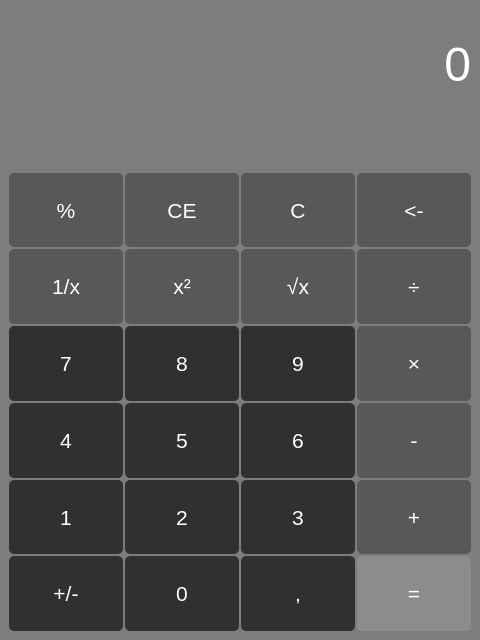
<?xml version="1.0" encoding="UTF-8"?>
<ui version="4.0">
 <class>MainWindow</class>
 <widget class="QMainWindow" name="MainWindow">
  <property name="geometry">
   <rect>
    <x>0</x>
    <y>0</y>
    <width>480</width>
    <height>640</height>
   </rect>
  </property>
  <property name="windowTitle">
   <string>QtCalc</string>
  </property>
  <widget class="QWidget" name="centralwidget">
   <property name="styleSheet">
    <string notr="true">background-color: rgb(125, 125, 125);</string>
   </property>
   <layout class="QVBoxLayout" name="verticalLayout">
    <item>
     <layout class="QVBoxLayout" name="verticalLayout_2">
      <item>
       <widget class="QLabel" name="label">
        <property name="font">
         <font>
          <pointsize>14</pointsize>
         </font>
        </property>
        <property name="styleSheet">
         <string notr="true">color: rgb(255, 255, 255);</string>
        </property>
        <property name="text">
         <string/>
        </property>
        <property name="alignment">
         <set>Qt::AlignRight|Qt::AlignTrailing|Qt::AlignVCenter</set>
        </property>
       </widget>
      </item>
      <item>
       <widget class="QLabel" name="label_2">
        <property name="font">
         <font>
          <pointsize>36</pointsize>
         </font>
        </property>
        <property name="styleSheet">
         <string notr="true">color: rgb(255, 255, 255);</string>
        </property>
        <property name="text">
         <string>0</string>
        </property>
        <property name="alignment">
         <set>Qt::AlignRight|Qt::AlignTrailing|Qt::AlignVCenter</set>
        </property>
       </widget>
      </item>
      <item>
       <layout class="QGridLayout" name="gridLayout">
        <property name="spacing">
         <number>2</number>
        </property>
        <item row="4" column="3">
         <widget class="QPushButton" name="button_subtract">
          <property name="sizePolicy">
           <sizepolicy hsizetype="Expanding" vsizetype="Expanding">
            <horstretch>0</horstretch>
            <verstretch>0</verstretch>
           </sizepolicy>
          </property>
          <property name="font">
           <font>
            <pointsize>16</pointsize>
           </font>
          </property>
          <property name="styleSheet">
           <string notr="true">QPushButton {
	background-color: rgb(88, 88, 88);
	color: rgb(255, 255, 255);
	border-radius: 5px;
}
QPushButton:hover {
	background-color: rgb(145, 145, 145);
}
QPushButton:pressed {
	background-color: rgb(160,160,160);
}</string>
          </property>
          <property name="text">
           <string>-</string>
          </property>
         </widget>
        </item>
        <item row="4" column="2">
         <widget class="QPushButton" name="button_6">
          <property name="sizePolicy">
           <sizepolicy hsizetype="Expanding" vsizetype="Expanding">
            <horstretch>0</horstretch>
            <verstretch>0</verstretch>
           </sizepolicy>
          </property>
          <property name="font">
           <font>
            <pointsize>16</pointsize>
           </font>
          </property>
          <property name="styleSheet">
           <string notr="true">QPushButton {
	background-color: rgb(48, 48, 48);
	color: rgb(255, 255, 255);
	border-radius: 5px;
}
QPushButton::hover {
	background-color: rgb(145, 145, 145);
}
QPushButton:pressed {
	background-color: rgb(160,160,160);
}</string>
          </property>
          <property name="text">
           <string>6</string>
          </property>
         </widget>
        </item>
        <item row="4" column="1">
         <widget class="QPushButton" name="button_5">
          <property name="sizePolicy">
           <sizepolicy hsizetype="Expanding" vsizetype="Expanding">
            <horstretch>0</horstretch>
            <verstretch>0</verstretch>
           </sizepolicy>
          </property>
          <property name="font">
           <font>
            <pointsize>16</pointsize>
           </font>
          </property>
          <property name="styleSheet">
           <string notr="true">QPushButton {
	background-color: rgb(48, 48, 48);
	color: rgb(255, 255, 255);
	border-radius: 5px;
}
QPushButton::hover {
	background-color: rgb(145, 145, 145);
}
QPushButton:pressed {
	background-color: rgb(160,160,160);
}</string>
          </property>
          <property name="text">
           <string>5</string>
          </property>
         </widget>
        </item>
        <item row="5" column="1">
         <widget class="QPushButton" name="button_2">
          <property name="sizePolicy">
           <sizepolicy hsizetype="Expanding" vsizetype="Expanding">
            <horstretch>0</horstretch>
            <verstretch>0</verstretch>
           </sizepolicy>
          </property>
          <property name="font">
           <font>
            <pointsize>16</pointsize>
           </font>
          </property>
          <property name="styleSheet">
           <string notr="true">QPushButton {
	background-color: rgb(48, 48, 48);
	color: rgb(255, 255, 255);
	border-radius: 5px;
}
QPushButton::hover {
	background-color: rgb(145, 145, 145);
}
QPushButton:pressed {
	background-color: rgb(160,160,160);
}</string>
          </property>
          <property name="text">
           <string>2</string>
          </property>
         </widget>
        </item>
        <item row="5" column="3">
         <widget class="QPushButton" name="button_add">
          <property name="sizePolicy">
           <sizepolicy hsizetype="Expanding" vsizetype="Expanding">
            <horstretch>0</horstretch>
            <verstretch>0</verstretch>
           </sizepolicy>
          </property>
          <property name="font">
           <font>
            <pointsize>16</pointsize>
           </font>
          </property>
          <property name="styleSheet">
           <string notr="true">QPushButton {
	background-color: rgb(88, 88, 88);
	color: rgb(255, 255, 255);
	border-radius: 5px;
}
QPushButton:hover {
	background-color: rgb(145, 145, 145);
}
QPushButton:pressed {
	background-color: rgb(160,160,160);
}</string>
          </property>
          <property name="text">
           <string>+</string>
          </property>
         </widget>
        </item>
        <item row="5" column="2">
         <widget class="QPushButton" name="button_3">
          <property name="sizePolicy">
           <sizepolicy hsizetype="Expanding" vsizetype="Expanding">
            <horstretch>0</horstretch>
            <verstretch>0</verstretch>
           </sizepolicy>
          </property>
          <property name="font">
           <font>
            <pointsize>16</pointsize>
           </font>
          </property>
          <property name="styleSheet">
           <string notr="true">QPushButton {
	background-color: rgb(48, 48, 48);
	color: rgb(255, 255, 255);
	border-radius: 5px;
}
QPushButton::hover {
	background-color: rgb(145, 145, 145);
}
QPushButton:pressed {
	background-color: rgb(160,160,160);
}</string>
          </property>
          <property name="text">
           <string>3</string>
          </property>
         </widget>
        </item>
        <item row="6" column="2">
         <widget class="QPushButton" name="button_comma">
          <property name="sizePolicy">
           <sizepolicy hsizetype="Expanding" vsizetype="Expanding">
            <horstretch>0</horstretch>
            <verstretch>0</verstretch>
           </sizepolicy>
          </property>
          <property name="font">
           <font>
            <pointsize>16</pointsize>
           </font>
          </property>
          <property name="styleSheet">
           <string notr="true">QPushButton {
	background-color: rgb(48, 48, 48);
	color: rgb(255, 255, 255);
	border-radius: 5px;
}
QPushButton::hover {
	background-color: rgb(145, 145, 145);
}
QPushButton:pressed {
	background-color: rgb(160,160,160);
}</string>
          </property>
          <property name="text">
           <string>,</string>
          </property>
         </widget>
        </item>
        <item row="6" column="1">
         <widget class="QPushButton" name="button_0">
          <property name="sizePolicy">
           <sizepolicy hsizetype="Expanding" vsizetype="Expanding">
            <horstretch>0</horstretch>
            <verstretch>0</verstretch>
           </sizepolicy>
          </property>
          <property name="font">
           <font>
            <pointsize>16</pointsize>
           </font>
          </property>
          <property name="styleSheet">
           <string notr="true">QPushButton {
	background-color: rgb(48, 48, 48);
	color: rgb(255, 255, 255);
	border-radius: 5px;
}
QPushButton::hover {
	background-color: rgb(145, 145, 145);
}
QPushButton:pressed {
	background-color: rgb(160,160,160);
}</string>
          </property>
          <property name="text">
           <string>0</string>
          </property>
         </widget>
        </item>
        <item row="6" column="3">
         <widget class="QPushButton" name="button_equals">
          <property name="sizePolicy">
           <sizepolicy hsizetype="Expanding" vsizetype="Expanding">
            <horstretch>0</horstretch>
            <verstretch>0</verstretch>
           </sizepolicy>
          </property>
          <property name="font">
           <font>
            <pointsize>16</pointsize>
           </font>
          </property>
          <property name="styleSheet">
           <string notr="true">QPushButton {
	background-color: rgb(140, 140, 140);
	color: rgb(255, 255, 255);
	border-radius: 5px;
}
QPushButton::hover {
	background-color: rgb(155,155,155);
}
QPushButton:pressed {
	background-color: rgb(160,160,160);
}</string>
          </property>
          <property name="text">
           <string>=</string>
          </property>
         </widget>
        </item>
        <item row="2" column="3">
         <widget class="QPushButton" name="button_divide">
          <property name="sizePolicy">
           <sizepolicy hsizetype="Expanding" vsizetype="Expanding">
            <horstretch>0</horstretch>
            <verstretch>0</verstretch>
           </sizepolicy>
          </property>
          <property name="font">
           <font>
            <pointsize>16</pointsize>
           </font>
          </property>
          <property name="styleSheet">
           <string notr="true">QPushButton {
	background-color: rgb(88, 88, 88);
	color: rgb(255, 255, 255);
	border-radius: 5px;
}
QPushButton:hover {
	background-color: rgb(145, 145, 145);
}
QPushButton:pressed {
	background-color: rgb(160,160,160);
}</string>
          </property>
          <property name="text">
           <string>÷</string>
          </property>
         </widget>
        </item>
        <item row="2" column="2">
         <widget class="QPushButton" name="pushButton_13">
          <property name="sizePolicy">
           <sizepolicy hsizetype="Expanding" vsizetype="Expanding">
            <horstretch>0</horstretch>
            <verstretch>0</verstretch>
           </sizepolicy>
          </property>
          <property name="font">
           <font>
            <pointsize>16</pointsize>
           </font>
          </property>
          <property name="styleSheet">
           <string notr="true">QPushButton {
	background-color: rgb(88, 88, 88);
	color: rgb(255, 255, 255);
	border-radius: 5px;
}
QPushButton:hover {
	background-color: rgb(145, 145, 145);
}
QPushButton:pressed {
	background-color: rgb(160,160,160);
}</string>
          </property>
          <property name="text">
           <string>√x</string>
          </property>
         </widget>
        </item>
        <item row="2" column="1">
         <widget class="QPushButton" name="button_square">
          <property name="sizePolicy">
           <sizepolicy hsizetype="Expanding" vsizetype="Expanding">
            <horstretch>0</horstretch>
            <verstretch>0</verstretch>
           </sizepolicy>
          </property>
          <property name="font">
           <font>
            <pointsize>16</pointsize>
           </font>
          </property>
          <property name="styleSheet">
           <string notr="true">QPushButton {
	background-color: rgb(88, 88, 88);
	color: rgb(255, 255, 255);
	border-radius: 5px;
}
QPushButton:hover {
	background-color: rgb(145, 145, 145);
}
QPushButton:pressed {
	background-color: rgb(160,160,160);
}</string>
          </property>
          <property name="text">
           <string>x²</string>
          </property>
         </widget>
        </item>
        <item row="3" column="3">
         <widget class="QPushButton" name="button_multiply">
          <property name="sizePolicy">
           <sizepolicy hsizetype="Expanding" vsizetype="Expanding">
            <horstretch>0</horstretch>
            <verstretch>0</verstretch>
           </sizepolicy>
          </property>
          <property name="font">
           <font>
            <pointsize>16</pointsize>
           </font>
          </property>
          <property name="styleSheet">
           <string notr="true">QPushButton {
	background-color: rgb(88, 88, 88);
	color: rgb(255, 255, 255);
	border-radius: 5px;
}
QPushButton:hover {
	background-color: rgb(145, 145, 145);
}
QPushButton:pressed {
	background-color: rgb(160,160,160);
}</string>
          </property>
          <property name="text">
           <string>×</string>
          </property>
         </widget>
        </item>
        <item row="3" column="1">
         <widget class="QPushButton" name="button_8">
          <property name="sizePolicy">
           <sizepolicy hsizetype="Expanding" vsizetype="Expanding">
            <horstretch>0</horstretch>
            <verstretch>0</verstretch>
           </sizepolicy>
          </property>
          <property name="font">
           <font>
            <pointsize>16</pointsize>
           </font>
          </property>
          <property name="styleSheet">
           <string notr="true">QPushButton {
	background-color: rgb(48, 48, 48);
	color: rgb(255, 255, 255);
	border-radius: 5px;
}
QPushButton::hover {
	background-color: rgb(145, 145, 145);
}
QPushButton:pressed {
	background-color: rgb(160,160,160);
}</string>
          </property>
          <property name="text">
           <string>8</string>
          </property>
         </widget>
        </item>
        <item row="3" column="2">
         <widget class="QPushButton" name="button_9">
          <property name="sizePolicy">
           <sizepolicy hsizetype="Expanding" vsizetype="Expanding">
            <horstretch>0</horstretch>
            <verstretch>0</verstretch>
           </sizepolicy>
          </property>
          <property name="font">
           <font>
            <pointsize>16</pointsize>
           </font>
          </property>
          <property name="styleSheet">
           <string notr="true">QPushButton {
	background-color: rgb(48, 48, 48);
	color: rgb(255, 255, 255);
	border-radius: 5px;
}
QPushButton::hover {
	background-color: rgb(145, 145, 145);
}
QPushButton:pressed {
	background-color: rgb(160,160,160);
}</string>
          </property>
          <property name="text">
           <string>9</string>
          </property>
         </widget>
        </item>
        <item row="1" column="3">
         <widget class="QPushButton" name="button_delete">
          <property name="sizePolicy">
           <sizepolicy hsizetype="Expanding" vsizetype="Expanding">
            <horstretch>0</horstretch>
            <verstretch>0</verstretch>
           </sizepolicy>
          </property>
          <property name="font">
           <font>
            <pointsize>16</pointsize>
           </font>
          </property>
          <property name="styleSheet">
           <string notr="true">QPushButton {
	background-color: rgb(88, 88, 88);
	color: rgb(255, 255, 255);
	border-radius: 5px;
}
QPushButton:hover {
	background-color: rgb(145, 145, 145);
}
QPushButton:pressed {
	background-color: rgb(160,160,160);
}</string>
          </property>
          <property name="text">
           <string>&lt;-</string>
          </property>
         </widget>
        </item>
        <item row="1" column="2">
         <widget class="QPushButton" name="button_clearAll">
          <property name="sizePolicy">
           <sizepolicy hsizetype="Expanding" vsizetype="Expanding">
            <horstretch>0</horstretch>
            <verstretch>0</verstretch>
           </sizepolicy>
          </property>
          <property name="font">
           <font>
            <pointsize>16</pointsize>
           </font>
          </property>
          <property name="styleSheet">
           <string notr="true">QPushButton {
	background-color: rgb(88, 88, 88);
	color: rgb(255, 255, 255);
	border-radius: 5px;
}
QPushButton:hover {
	background-color: rgb(145, 145, 145);
}
QPushButton:pressed {
	background-color: rgb(160,160,160);
}</string>
          </property>
          <property name="text">
           <string>C</string>
          </property>
         </widget>
        </item>
        <item row="1" column="1">
         <widget class="QPushButton" name="button_clearEntry">
          <property name="sizePolicy">
           <sizepolicy hsizetype="Expanding" vsizetype="Expanding">
            <horstretch>0</horstretch>
            <verstretch>0</verstretch>
           </sizepolicy>
          </property>
          <property name="font">
           <font>
            <pointsize>16</pointsize>
           </font>
          </property>
          <property name="styleSheet">
           <string notr="true">QPushButton {
	background-color: rgb(88, 88, 88);
	color: rgb(255, 255, 255);
	border-radius: 5px;
}
QPushButton:hover {
	background-color: rgb(145, 145, 145);
}
QPushButton:pressed {
	background-color: rgb(160,160,160);
}</string>
          </property>
          <property name="text">
           <string>CE</string>
          </property>
         </widget>
        </item>
        <item row="1" column="0">
         <widget class="QPushButton" name="button_percent">
          <property name="sizePolicy">
           <sizepolicy hsizetype="Expanding" vsizetype="Expanding">
            <horstretch>0</horstretch>
            <verstretch>0</verstretch>
           </sizepolicy>
          </property>
          <property name="font">
           <font>
            <pointsize>16</pointsize>
           </font>
          </property>
          <property name="styleSheet">
           <string notr="true">QPushButton {
	background-color: rgb(88, 88, 88);
	color: rgb(255, 255, 255);
	border-radius: 5px;
}
QPushButton:hover {
	background-color: rgb(145, 145, 145);
}
QPushButton:pressed {
	background-color: rgb(160,160,160);
}</string>
          </property>
          <property name="text">
           <string>%</string>
          </property>
         </widget>
        </item>
        <item row="2" column="0">
         <widget class="QPushButton" name="pushButton_2">
          <property name="sizePolicy">
           <sizepolicy hsizetype="Expanding" vsizetype="Expanding">
            <horstretch>0</horstretch>
            <verstretch>0</verstretch>
           </sizepolicy>
          </property>
          <property name="font">
           <font>
            <pointsize>16</pointsize>
           </font>
          </property>
          <property name="styleSheet">
           <string notr="true">QPushButton {
	background-color: rgb(88, 88, 88);
	color: rgb(255, 255, 255);
	border-radius: 5px;
}
QPushButton:hover {
	background-color: rgb(145, 145, 145);
}
QPushButton:pressed {
	background-color: rgb(160,160,160);
}</string>
          </property>
          <property name="text">
           <string>1/x</string>
          </property>
         </widget>
        </item>
        <item row="3" column="0">
         <widget class="QPushButton" name="button_7">
          <property name="sizePolicy">
           <sizepolicy hsizetype="Expanding" vsizetype="Expanding">
            <horstretch>0</horstretch>
            <verstretch>0</verstretch>
           </sizepolicy>
          </property>
          <property name="font">
           <font>
            <pointsize>16</pointsize>
           </font>
          </property>
          <property name="styleSheet">
           <string notr="true">QPushButton {
	background-color: rgb(48, 48, 48);
	color: rgb(255, 255, 255);
	border-radius: 5px;
}
QPushButton::hover {
	background-color: rgb(145, 145, 145);
}
QPushButton:pressed {
	background-color: rgb(160,160,160);
}</string>
          </property>
          <property name="text">
           <string>7</string>
          </property>
         </widget>
        </item>
        <item row="4" column="0">
         <widget class="QPushButton" name="button_4">
          <property name="sizePolicy">
           <sizepolicy hsizetype="Expanding" vsizetype="Expanding">
            <horstretch>0</horstretch>
            <verstretch>0</verstretch>
           </sizepolicy>
          </property>
          <property name="font">
           <font>
            <pointsize>16</pointsize>
           </font>
          </property>
          <property name="styleSheet">
           <string notr="true">QPushButton {
	background-color: rgb(48, 48, 48);
	color: rgb(255, 255, 255);
	border-radius: 5px;
}
QPushButton::hover {
	background-color: rgb(145, 145, 145);
}
QPushButton:pressed {
	background-color: rgb(160,160,160);
}</string>
          </property>
          <property name="text">
           <string>4</string>
          </property>
         </widget>
        </item>
        <item row="5" column="0">
         <widget class="QPushButton" name="button_1">
          <property name="sizePolicy">
           <sizepolicy hsizetype="Expanding" vsizetype="Expanding">
            <horstretch>0</horstretch>
            <verstretch>0</verstretch>
           </sizepolicy>
          </property>
          <property name="font">
           <font>
            <pointsize>16</pointsize>
           </font>
          </property>
          <property name="styleSheet">
           <string notr="true">QPushButton {
	background-color: rgb(48, 48, 48);
	color: rgb(255, 255, 255);
	border-radius: 5px;
}
QPushButton::hover {
	background-color: rgb(145, 145, 145);
}
QPushButton:pressed {
	background-color: rgb(160,160,160);
}</string>
          </property>
          <property name="text">
           <string>1</string>
          </property>
         </widget>
        </item>
        <item row="6" column="0">
         <widget class="QPushButton" name="button_sign">
          <property name="sizePolicy">
           <sizepolicy hsizetype="Expanding" vsizetype="Expanding">
            <horstretch>0</horstretch>
            <verstretch>0</verstretch>
           </sizepolicy>
          </property>
          <property name="font">
           <font>
            <pointsize>16</pointsize>
           </font>
          </property>
          <property name="styleSheet">
           <string notr="true">QPushButton {
	background-color: rgb(48, 48, 48);
	color: rgb(255, 255, 255);
	border-radius: 5px;
}
QPushButton::hover {
	background-color: rgb(145, 145, 145);
}
QPushButton:pressed {
	background-color: rgb(160,160,160);
}</string>
          </property>
          <property name="text">
           <string>+/-</string>
          </property>
         </widget>
        </item>
        <item row="0" column="0">
         <spacer name="verticalSpacer">
          <property name="orientation">
           <enum>Qt::Vertical</enum>
          </property>
          <property name="sizeHint" stdset="0">
           <size>
            <width>20</width>
            <height>40</height>
           </size>
          </property>
         </spacer>
        </item>
       </layout>
      </item>
     </layout>
    </item>
   </layout>
  </widget>
  <widget class="QMenuBar" name="menubar">
   <property name="geometry">
    <rect>
     <x>0</x>
     <y>0</y>
     <width>480</width>
     <height>21</height>
    </rect>
   </property>
  </widget>
 </widget>
 <resources/>
 <connections/>
</ui>
